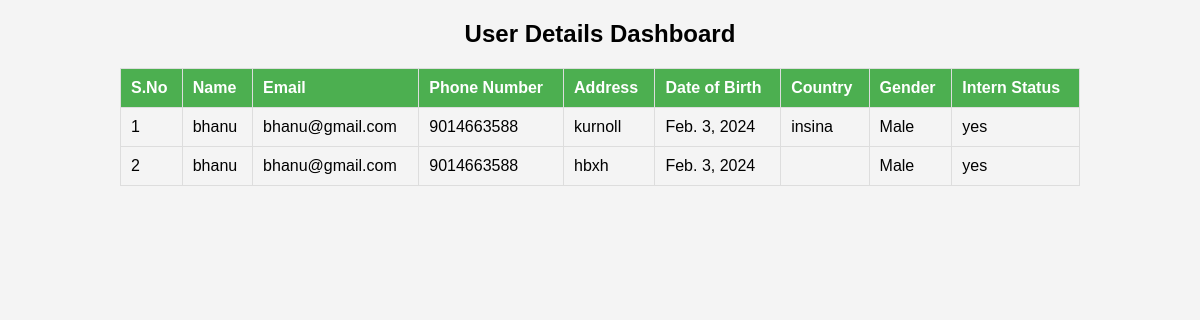
/dashboard/, run on the app's committed database.
### assignment/models.py (models this page shows, shortened)
class UserDetails(models.Model):
    name = models.CharField(max_length=255)
    email = models.EmailField()
    phone_number = models.CharField(max_length=15)
    address = models.TextField()
    dob = models.DateField(null=True, blank=True)
    country = models.CharField(max_length=255)
    gender = models.CharField(max_length=10, choices=[('Male', 'Male'), ('Female', 'Female')])
    intern_status = models.CharField(max_length=3, choices=[('Yes', 'Yes'), ('No', 'No')])

### assignment/views.py (the view)
# urls.py: path('dashboard/',views.dashboard,name= "dashboard"),
def dashboard(request):
    users = UserDetails.objects.all()
    return render(request, 'dashboard.html', {'users': users})

### assignment/templates/dashboard.html (shortened to what this page needs)
<!DOCTYPE html>
<html lang="en">
<head>
</head>
<body>
    <h2>User Details Dashboard</h2>
    <table border="1">
        <thead>
            <tr>
                <th>S.No</th>
                <th>Name</th>
                <th>Email</th>
                <th>Phone Number</th>
                <th>Address</th>
                <th>Date of Birth</th>
                <th>Country</th>
                <th>Gender</th>
                <th>Intern Status</th>
            </tr>
        </thead>
        <tbody>
            {% for user in users %}
                <tr>
                    <td>{{ forloop.counter }}</td>
                    <td>{{ user.name }}</td>
                    <td>{{ user.email }}</td>
                    <td>{{ user.phone_number }}</td>
                    <td>{{ user.address }}</td>
                    <td>{{ user.dob }}</td>
                    <td>{{ user.country }}</td>
                    <td>{{ user.gender }}</td>
                    <td>{{ user.intern_status }}</td>
                </tr>
            {% endfor %}
        </tbody>
    </table>
</body>
</html>

### assignment/templates/dashboard.html (style rules this page uses)
body { font-family: Arial, sans-serif; background-color: #f4f4f4; margin: 0; }
h2 { text-align: center; }
table { width: 80%; margin: 20px auto; border-collapse: collapse; }
table, th, td { border: 1px solid #ddd; }
th, td { padding: 10px; text-align: left; }
th { background-color: #4caf50; color: #fff; }

### data on the page
UserDetails: name "bhanu", email "bhanu@gmail.com", phone_number "9014663588", address "kurnoll", dob "Feb. 3, 2024", country "insina", gender "Male", intern_status "yes"
UserDetails: name "bhanu", email "bhanu@gmail.com", phone_number "9014663588", address "hbxh", dob "Feb. 3, 2024", gender "Male", intern_status "yes"
